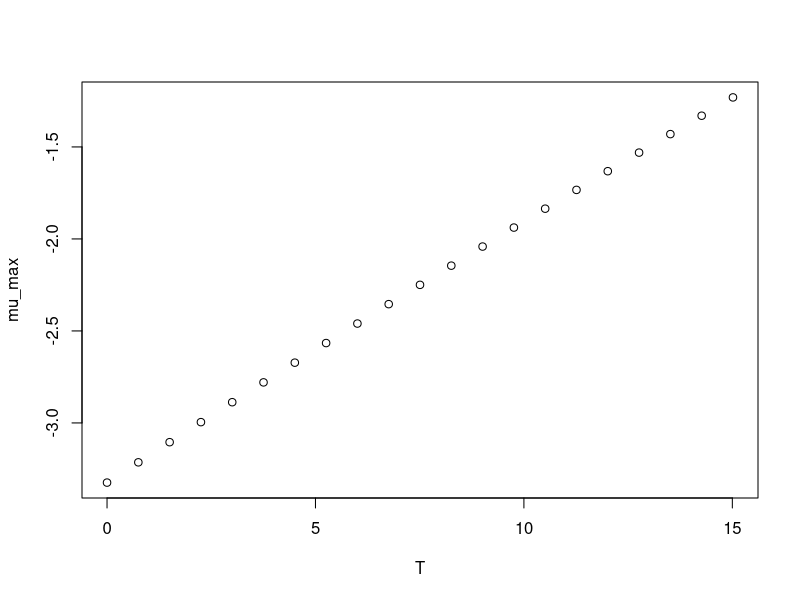

Reproduce this figure in R.
#############################
# start of Parameter script
#############################
T <- seq(0,15.015,length.out=21)
#############################
# end of Parameter script
#############################
############################# 
# start of Model script Gropin ID 1326 
#############################
 
# constant coefficients for this model
 
variables <- data.frame(T)
argumentsPar <- expand.grid(variables)
 
# heart of the model
response_surface <- function(T) {
   mumax <-log(0.036)-(91.1/0.00831)*((1/(T+273))-(1/273))

return(mumax=mumax)
} 

# output parameters
mumax <- cbind(argumentsPar,response_surface(argumentsPar['T']))
colnames(mumax) <- c(colnames(argumentsPar),'mumax')
#############################
# End of Model script
#############################
############################# 
# start of Visualisation script Gropin ID 1326 
#############################
plot(T,mumax$mumax,
                          xlab='T',
                          ylab='mu_max')
#############################
# End of Visualisation script
#############################
